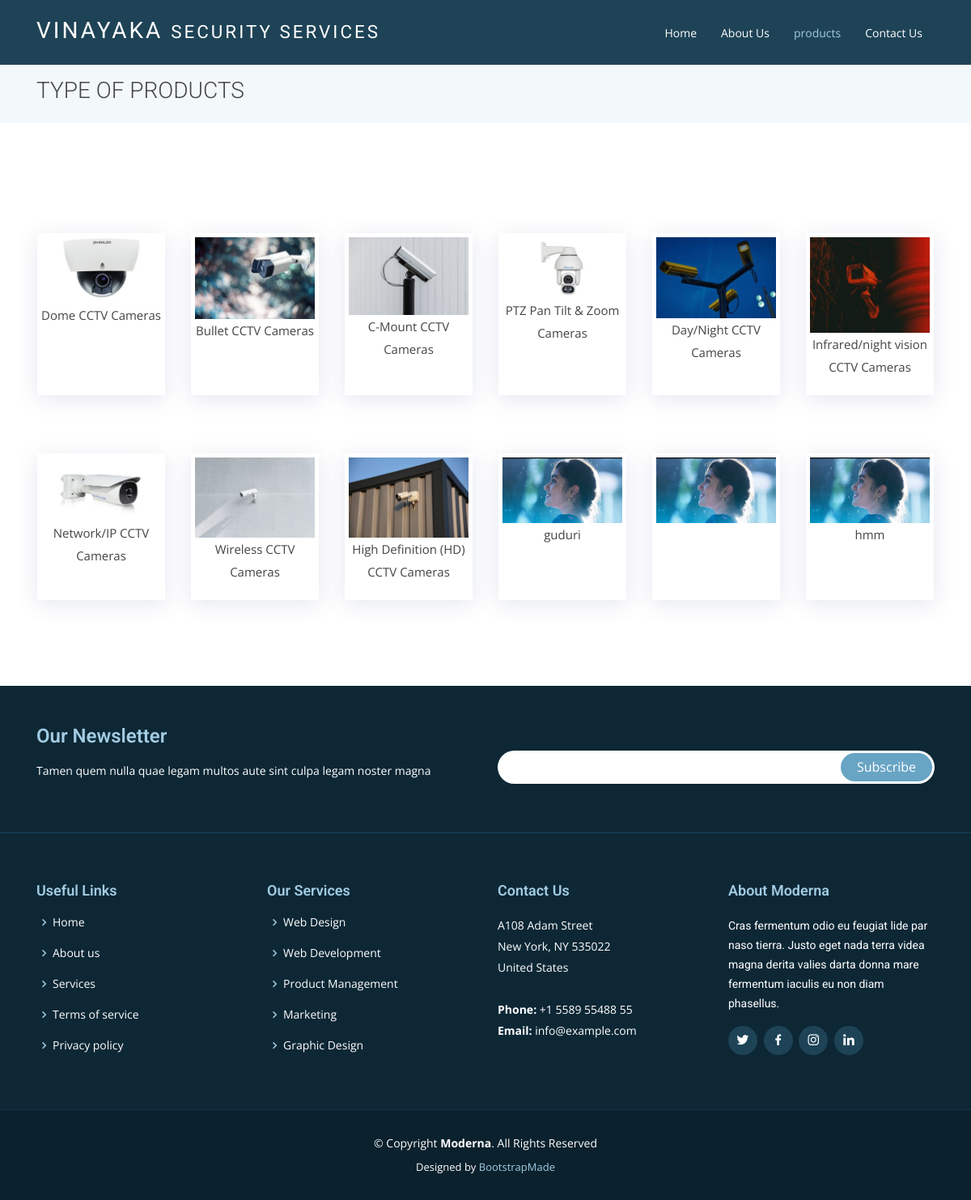
Screenshot of /index.php/welcome/team with the database file from the repository.
### tables this page shows
CREATE TABLE `products_types` (
  `product_type_id` int(11) NOT NULL,
  `product_type_name` varchar(255) NOT NULL,
  `product_image` varchar(255) NOT NULL,
  `product_description` text NOT NULL,
  `created_date` datetime NOT NULL DEFAULT current_timestamp(),
  `modified_date` datetime NOT NULL DEFAULT current_timestamp()
);

### application/controllers/Welcome.php (called while the page is built, shortened)
<?php
class Welcome extends CI_Controller
{
	public function __construct()
	{
		$this->load->helper(array('form', 'url'));
		$this->load->database();
		$this->load->model('Generic_modal');
	}
	public function team()
	{
		$types = $this->db->query("select * from products_types")->result();
		$data['cameras_types'] = $types;
		$this->load->view('team', $data);
	}
}

### index.php (called while the page is built, shortened)
<?php
require_once BASEPATH.'core/CodeIgniter.php';

### application/views/team.php (the view, shortened to what this page needs)
<!DOCTYPE html>
<html lang="en">
<head>
    <link href="<?= base_url('assets/vendor/bootstrap/css/bootstrap.min.css') ?>" rel="stylesheet">
    <link href="<?= base_url('assets/vendor/animate.css/animate.min.css') ?>" rel="stylesheet">
    <link href="<?= base_url('assets/vendor/icofont/icofont.min.css') ?>" rel="stylesheet">
    <link href="<?= base_url('assets/vendor/boxicons/css/boxicons.min.css') ?>" rel="stylesheet">
    <link href="<?= base_url('assets/vendor/venobox/venobox.css') ?>" rel="stylesheet">
    <link href="<?= base_url('assets/vendor/owl.carousel/assets/owl.carousel.min.css') ?>" rel="stylesheet">
    <link href="<?= base_url('assets/vendor/aos/aos.css') ?>" rel="stylesheet">
    <link href="<?= base_url('assets/css/style.css') ?>" rel="stylesheet">
</head>
<body>
    <header id="header" class="fixed-top ">
        <div class="container">
            <div class="logo float-left">
                <h1 class="text-light"><a href="<?= base_url(); ?>"><span>vinayaka <small> security
                                services</small></span></a></h1>
            </div>
            <nav class="nav-menu float-right d-none d-lg-block">
                <ul>
                    <li><a href="<?php echo base_url() ?>">Home</a></li>
                    <li><a href="<?php echo base_url("index.php/welcome/about") ?>">About Us</a></li>
                    <li class="active"><a href="<?php echo base_url("index.php/welcome/team") ?>">products</a></li>
                    <li><a href="<?php echo base_url('index.php/welcome/contact') ?>">Contact Us</a></li>
                </ul>
            </nav>
        </div>
    </header>
    <main id="main">
        <section class="breadcrumbs">
            <div class="container">
                <div class="d-flex justify-content-between align-items-center">
                    <h2>TYPE OF PRODUCTS</h2>
                </div>
            </div>
        </section>
        <section class="team" data-aos="fade-up" data-aos-easing="ease-in-out" data-aos-duration="500">
            <div class="mx-1">
                <section class="services">
                    <div class="container">
                        <div class="row">
                            <?php foreach ($cameras_types as $type) { ?>
                            <div class="col-md-4 w-50 p-3 col-lg-2 d-flex" data-aos="fade-up" data-aos-delay="200">
                                <div class="icon-box p-1 icon-box-blue">
                                    <img src="<?php echo base_url() . "assets/product-types/" . $type->product_image; ?>"
                                        class="img-fluid" alt="">
                                    <p class="description">
                                        <span><?= $type->product_type_name; ?></span>
                                    </p>
                                </div>
                            </div>
                            <?php  } ?>
                        </div>
                    </div>
                </section>
            </div>
        </section>
    </main>
    <footer id="footer" data-aos="fade-up" data-aos-easing="ease-in-out" data-aos-duration="500">
        <div class="footer-newsletter">
            <div class="container">
                <div class="row">
                    <div class="col-lg-6">
                        <h4>Our Newsletter</h4>
                        <p>Tamen quem nulla quae legam multos aute sint culpa legam noster magna</p>
                    </div>
                    <div class="col-lg-6">
                        <form action="" method="post">
                            <input type="email" name="email"><input type="submit" value="Subscribe">
                        </form>
                    </div>
                </div>
            </div>
        </div>
        <div class="footer-top">
            <div class="container">
                <div class="row">
                    <div class="col-lg-3 col-md-6 footer-links">
                        <h4>Useful Links</h4>
                        <ul>
                            <li><i class="bx bx-chevron-right"></i> <a href="#">Home</a></li>
                            <li><i class="bx bx-chevron-right"></i> <a href="#">About us</a></li>
                            <li><i class="bx bx-chevron-right"></i> <a href="#">Services</a></li>
                            <li><i class="bx bx-chevron-right"></i> <a href="#">Terms of service</a></li>
                            <li><i class="bx bx-chevron-right"></i> <a href="#">Privacy policy</a></li>
                        </ul>
                    </div>
                    <div class="col-lg-3 col-md-6 footer-links">
                        <h4>Our Services</h4>
                        <ul>
                            <li><i class="bx bx-chevron-right"></i> <a href="#">Web Design</a></li>
                            <li><i class="bx bx-chevron-right"></i> <a href="#">Web Development</a></li>
                            <li><i class="bx bx-chevron-right"></i> <a href="#">Product Management</a></li>
                            <li><i class="bx bx-chevron-right"></i> <a href="#">Marketing</a></li>
                            <li><i class="bx bx-chevron-right"></i> <a href="#">Graphic Design</a></li>
                        </ul>
                    </div>
                    <div class="col-lg-3 col-md-6 footer-contact">
                        <h4>Contact Us</h4>
                        <p>
                            A108 Adam Street <br>
                            New York, NY 535022<br>
                            United States <br><br>
                            <strong>Phone:</strong> +1 5589 55488 55<br>
                            <strong>Email:</strong> info@example.com<br>
                        </p>
                    </div>
                    <div class="col-lg-3 col-md-6 footer-info">
                        <h3>About Moderna</h3>
                        <p>Cras fermentum odio eu feugiat lide par naso tierra. Justo eget nada terra videa magna derita
                            valies darta donna mare fermentum iaculis eu non diam phasellus.</p>
                        <div class="social-links mt-3">
                            <a href="#" class="twitter"><i class="bx bxl-twitter"></i></a>
                            <a href="#" class="facebook"><i class="bx bxl-facebook"></i></a>
                            <a href="#" class="instagram"><i class="bx bxl-instagram"></i></a>
                            <a href="#" class="linkedin"><i class="bx bxl-linkedin"></i></a>
                        </div>
                    </div>
                </div>
            </div>
        </div>
        <div class="container">
            <div class="copyright">
                &copy; Copyright <strong><span>Moderna</span></strong>. All Rights Reserved
            </div>
            <div class="credits">
                Designed by <a href="https://bootstrapmade.com/">BootstrapMade</a>
            </div>
        </div>
    </footer>
</body>
</html>

### assets/css/style.css (style rules this page uses)
body { font-family: "Open Sans", sans-serif; color: #444; }
a { color: #4fa6d5; }
h1, h2, h3, h4, h5, h6, .font-primary { font-family: "Roboto", sans-serif; }
#header { height: 80px; transition: all 0.5s; z-index: 997; transition: all 0.5s; padding: 20px 0; background: #1e4356; }
#header .logo h1 { font-size: 28px; margin: 0; padding: 4px 0; line-height: 1; font-weight: 400; letter-spacing: 3px; text-transform: uppercase; }
#header .logo h1 a, #header .logo h1 a:hover { color: #fff; text-decoration: none; }
#main { margin-top: 80px; }
.nav-menu, .nav-menu * { margin: 0; padding: 0; list-style: none; }
.nav-menu > ul > li { position: relative; white-space: nowrap; float: left; }
.nav-menu a { display: block; position: relative; color: #fff; padding: 10px 15px; transition: 0.3s; font-size: 14px; font-family: "Open Sans", sans-serif; }
.nav-menu a:hover, .nav-menu .active > a, .nav-menu li:hover > a { color: #a2cce3; text-decoration: none; }
.mobile-nav { position: fixed; top: 0; bottom: 0; z-index: 9999; overflow-y: auto; left: -260px; width: 260px; padding-top: 18px; background: #1e4356; transition: 0.4s; }
.mobile-nav * { margin: 0; padding: 0; list-style: none; }
.mobile-nav a { display: block; position: relative; color: #ddecf5; padding: 10px 20px; font-weight: 500; }
.mobile-nav a:hover, .mobile-nav .active > a, .mobile-nav li:hover > a { color: #a2cce3; text-decoration: none; }
section { padding: 60px 0; }
.breadcrumbs { padding: 15px 0; background-color: #f3f8fa; min-height: 40px; }
.breadcrumbs h2 { font-size: 28px; font-weight: 300; }
.services { padding-bottom: 20px; }
.services .icon-box { padding: 30px; position: relative; overflow: hidden; margin: 0 0 40px 0; background: #fff; box-shadow: 0 5px 26px 0 rgba(68, 88, 144, 0.14); transition: all 0.3s ease-in-out; text-align: center; border: 1px solid #fff; }
.services .description { font-size: 15px; line-height: 28px; margin-bottom: 0; }
.team { background: #fff; padding-bottom: 30px; }
#footer { background: #0b212d; padding: 0 0 30px 0; color: #fff; font-size: 14px; }
#footer .footer-newsletter { padding: 50px 0; background: #0d2735; }
#footer .footer-newsletter h4 { font-size: 24px; margin: 0 0 20px 0; padding: 0; line-height: 1; font-weight: 600; color: #a2cce3; }
#footer .footer-newsletter form { margin-top: 30px; background: #fff; padding: 6px 10px; position: relative; border-radius: 50px; }
#footer .footer-newsletter form input[type="email"] { border: 0; padding: 4px; width: calc(100% - 100px); }
#footer .footer-newsletter form input[type="submit"] { position: absolute; top: 0; right: 0; bottom: 0; border: 0; background: none; font-size: 16px; padding: 0 20px; margin: 3px; background: #68A4C4; color: #fff; transition: 0.3s; border-radius: 50px; }
#footer .footer-top { background: #0d2735; border-top: 1px solid #17455e; border-bottom: 1px solid #123649; padding: 60px 0 30px 0; }
#footer .footer-top .footer-info { margin-bottom: 30px; }
#footer .footer-top .footer-info h3 { font-size: 18px; margin: 0 0 20px 0; padding: 2px 0 2px 0; line-height: 1; color: #a2cce3; font-weight: 600; }
#footer .footer-top .footer-info p { font-size: 14px; line-height: 24px; margin-bottom: 0; font-family: "Roboto", sans-serif; color: #fff; }
#footer .footer-top .social-links a { font-size: 18px; display: inline-block; background: #1e4356; color: #fff; line-height: 1; padding: 8px 0; margin-right: 4px; border-radius: 50%; text-align: center; width: 36px; height: 36px; transition: 0.3s; }
#footer .footer-top h4 { font-size: 18px; font-weight: 600; color: #a2cce3; position: relative; padding-bottom: 12px; }
#footer .footer-top .footer-links { margin-bottom: 30px; }
#footer .footer-top .footer-links ul { list-style: none; padding: 0; margin: 0; }
#footer .footer-top .footer-links ul i { padding-right: 2px; color: #a2cce3; font-size: 18px; line-height: 1; }
#footer .footer-top .footer-links ul li { padding: 10px 0; display: flex; align-items: center; }
#footer .footer-top .footer-links ul li:first-child { padding-top: 0; }
#footer .footer-top .footer-links ul a { color: #fff; transition: 0.3s; display: inline-block; line-height: 1; }
#footer .footer-top .footer-contact { margin-bottom: 30px; }
#footer .footer-top .footer-contact p { line-height: 26px; }
#footer .copyright { text-align: center; padding-top: 30px; }
#footer .credits { padding-top: 10px; text-align: center; font-size: 13px; color: #fff; }
#footer .credits a { color: #a2cce3; }

### rows the page displays
products_types: product_image (picture), product_type_name "Dome CCTV Cameras"
products_types: product_image (picture), product_type_name "Bullet CCTV Cameras"
products_types: product_image (picture), product_type_name "C-Mount CCTV Cameras"
products_types: product_image (picture), product_type_name "PTZ Pan Tilt & Zoom Cameras"
products_types: product_image (picture), product_type_name "Day/Night CCTV Cameras"
products_types: product_image (picture), product_type_name "Infrared/night vision CCTV Cameras"
products_types: product_image (picture), product_type_name "Network/IP CCTV Cameras"
products_types: product_image (picture), product_type_name "Wireless CCTV Cameras"
products_types: product_image (picture), product_type_name "High Definition (HD) CCTV Cameras"
products_types: product_image (picture), product_type_name "guduri"
products_types: product_image (picture)
products_types: product_image (picture), product_type_name "hmm"
